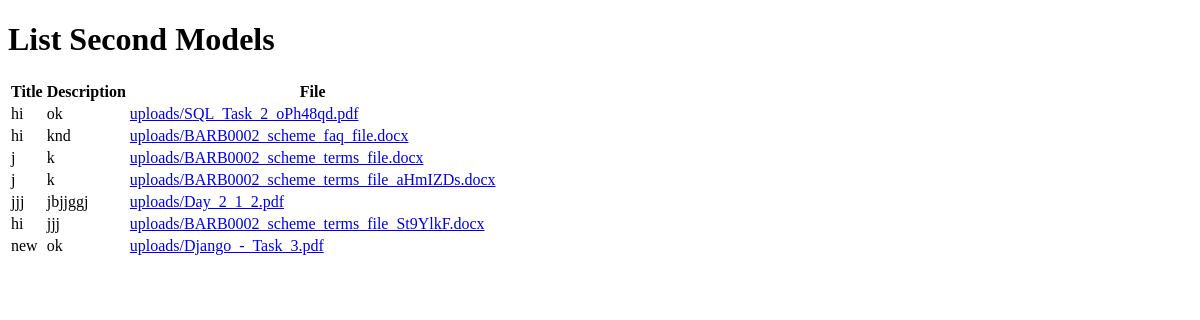
The page /second/list/ on the database as committed earlier.
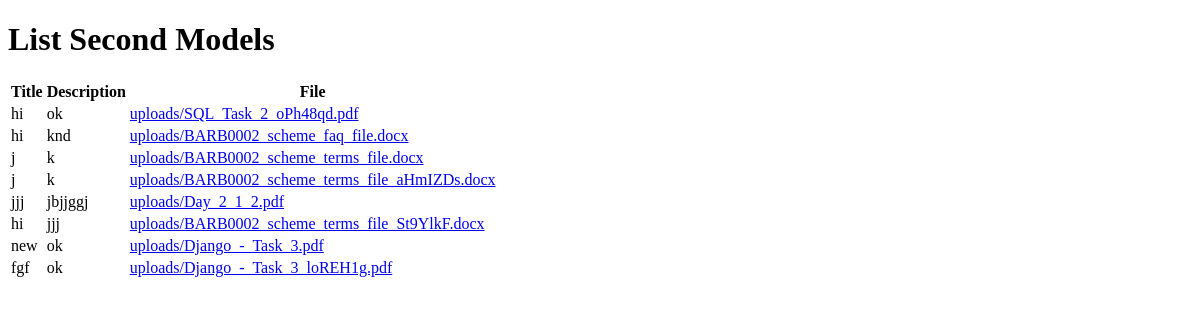
The same page on the database as committed later.
### second_app/models.py (models this page shows)
class SecondModel(models.Model):
    title = models.CharField(max_length=100)
    description = models.TextField()
    file = models.FileField(upload_to='uploads/')

### second_app/views.py (the view)
# urls.py: path('list/', views.list_second_models, name='list_second_models'),
def list_second_models(request):
    second_models = SecondModel.objects.all()
    return render(request, 'second_app/list_second_models.html', {'second_models': second_models})

### second_app/templates/second_app/list_second_models.html (shortened to what this page needs)
<!DOCTYPE html>
<html lang="en">
<head>
</head>
<body>
    <h1>List Second Models</h1>
    <table>
        <thead>
            <tr>
                <th>Title</th>
                <th>Description</th>
                <th>File</th>
            </tr>
        </thead>
        <tbody>
            {% for second_model in second_models %}
            <tr>
                <td>{{ second_model.title }}</td>
                <td>{{ second_model.description }}</td>
                <td><a href="{{ second_model.file.url }}">{{ second_model.file.name }}</a></td>
            </tr>
            {% endfor %}
        </tbody>
    </table>
</body>
</html>

Rows that differ between the two databases and show on the page:
added SecondModel: title "fgf", description "ok", file.name "uploads/Django_-_Task_3_loREH1g.pdf"
